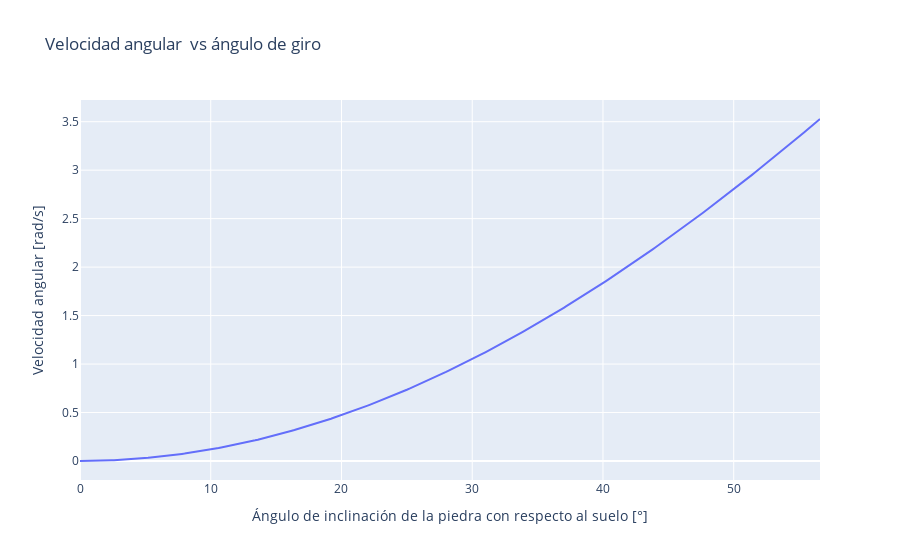

Write notebook code for a chart like this one.
### Markdown cell above
## Datos:
$$b=3[m]$$
$$\mu=0.3$$
$$m=2000 [kg]$$


Para la resolución se requiere de un análisis de fuerzas en el cuerpo, según el siguiente DCL. 
Con sus respectivos ejes coordenados. 

![DCL.jpeg](attachment:8b49e564-1559-405b-a74d-da9d250468f3.jpeg)

Se sabe que:
$$\sum \vec{\tau} = \vec{\frac{\partial H/A}{\partial t}} + \vec{V_{A/O}} \times \vec{p_{O}} $$
Para este caso la piedra rota alrededor de O por lo tanto:
$$\sum \vec{\tau}/O = \vec{\frac{\partial H/O}{\partial t}}=I_{zz} \vec{\ddot{\omega}} $$
Ya que:
$$\vec{V_{A/O}} \times \vec{p_{O}}=0$$
El eje de giro de la piedra no es un eje principal, sin embargo, es un eje paralelo, por lo tanto por el teorema de los ejes paralelos se tiene:
$$I_{zz}/A=I_{zz}/G+md^{2}$$
La inercia para un cubo que gira con respecto a su centroide en z es:
$$I_{zz}/G=\frac{mb^{2}}{6}$$
Por el teorema de Steiner se tiene:
$$I_{zz}/A=\frac{mb^{2}}{6}+\frac{mb^{2}}{4}=\frac{5}{12}mb^{2}$$
Adicionalmente se tiene:
$$\sum \vec{\tau}/O =\sin{\theta}*b/2*mg\vec{k}$$
Finalmente tenemos:
$$\sum \vec{\tau}/O =I_{zz} \vec{\ddot{\omega}}$$
$$mg*b/2*\sin{\theta}=\frac{5}{12}mb^{2}\ddot{\theta}$$
$$\ddot{\theta}=\frac{12g}{5b}\sin{\theta}$$
Luego para hallar la velocidad angular tenemos:
$$\int_{0}^{\dot{\theta}}\dot{\theta} d\dot{\theta}=\int_{0}^{\theta}\ddot{\theta}d\theta$$
$$\dot{\theta}^{2}=\frac{12g}{5b} \int_{0}^{\theta}\sin{\theta}d\theta$$
$$\dot{\theta}^{2}=\frac{12g}{5b}(1-\cos{\theta})$$
Si $g=9.81$ y $b=3 [m]$
$$\dot{\theta}^{2}=7.848 (1-\cos{\theta})$$

Para el análisis de fuerzas tenemos:
$$\sum F_{n}=m a_{n}$$
Se sabe que:
$$\dot{\theta}^{2}r=a_{n}$$
Entonces:
$$mg \cos{\theta}-N=m \frac{b}{2}(\frac{12g}{5b}(1-\cos{\theta})$$
Con identidades trigonométricas se tiene:
$$N=\frac{mg}{5}(11\cos{\theta}-6)=3924(11\cos{\theta}-6$$
$$\sum F_{t}=m a_{t}$$
$$mg \sin{\theta}-fr=m\frac{b}{2}\frac{6}{5}\frac{g}{b}\sin{\theta}$$
$$fr=\frac{2}{5}mg\sin{\theta}=7848\sin{\theta}$$
$$fr=\mu N=0.3 N $$
De donde se tiene:
$$\frac{2}{5}mg\sin{\theta}=0.3 \cdot\frac{mg}{5}(11\cos{\theta}-6)$$
$$=7848\sin{\theta}=0.3 \cdot 3924(11\cos{\theta}-6)$$
$$\theta = 30.97=31^{\circ}$$
Que se puede interpretar como el ángulo que empezará a deslizar. 
Para calcular el ángulo en el que la piedra deja de tener contacto con el borde se deberá cumplir
$$N=0$$
$$N=\frac{mg}{5}(11\cos{\theta}-6)=0$$
$$\theta=56.9^{\circ}$$


Finalmenta se puede decir que lo ocurrido en el video no es posible puesto que las condiciones se prestan para entender que la piedra rotará hacia donde su masa se concentre en su mayoría, que con lo observado esta ya se encontraba vecinda prácticamente.

### Code cell
import numpy as np #importar libreria matematica
import plotly.express as px #herramienta de plot
import plotly.graph_objects as go
#Resolución de gráfico
theta=np.arange(0,56.7,0.2) 
vtheta = np.array(th) 
w2=(12/5)*9.81/3*(1-np.cos(theta/180*np.pi))
#plot
fig=px.line(x=theta,y=w2,labels={'x':'Ángulo de inclinación de la piedra con respecto al suelo [°]','y':'Velocidad angular [rad/s]'},title="Velocidad angular  vs ángulo de giro")
fig.show()

### Figure 1 — Plotly figure (JSON) as saved in the notebook; plotly's stock layout.template omitted (floating-point values rounded to 4 significant figures; data arrays with more than 128 entries replaced by an {"elided": "..."} marker saying what was removed)
{"data": [{"hovertemplate": "Ángulo de inclinación de la piedra con respecto al suelo [°]=%{x}<br>Velocidad angular [rad/s]=%{y}<extra></extra>", "legendgroup": "", "line": {"color": "#636efa", "dash": "solid"}, "mode": "lines", "name": "", "orientation": "v", "showlegend": false, "type": "scatter", "x": {"elided": "284 float values"}, "xaxis": "x", "y": {"elided": "284 float values"}, "yaxis": "y"}], "layout": {"autosize": true, "legend": {"tracegroupgap": 0}, "title": {"text": "Velocidad angular  vs ángulo de giro"}, "xaxis": {"anchor": "y", "autorange": true, "domain": [0, 1], "range": [0, 56.6], "title": {"text": "Ángulo de inclinación de la piedra con respecto al suelo [°]"}, "type": "linear"}, "yaxis": {"anchor": "x", "autorange": true, "domain": [0, 1], "range": [-0.196, 3.724], "title": {"text": "Velocidad angular [rad/s]"}, "type": "linear"}}}
